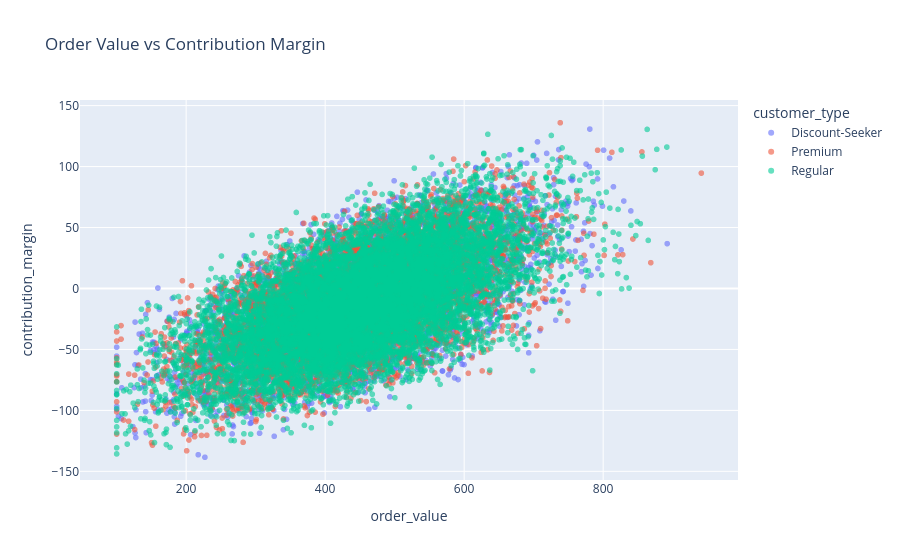

Write notebook code for a chart like this one.
### Code cell
fig = px.scatter(
    df,
    x="order_value",
    y="contribution_margin",
    color="customer_type",
    title="Order Value vs Contribution Margin",
    opacity=0.6
)

fig.show()

### Figure 1 — Plotly figure (JSON) as saved in the notebook; plotly's stock layout.template omitted (floating-point values rounded to 4 significant figures; data arrays with more than 128 entries replaced by an {"elided": "..."} marker saying what was removed)
{"data": [{"hovertemplate": "customer_type=Discount-Seeker<br>order_value=%{x}<br>contribution_margin=%{y}<extra></extra>", "legendgroup": "Discount-Seeker", "marker": {"color": "#636efa", "opacity": 0.6, "symbol": "circle"}, "mode": "markers", "name": "Discount-Seeker", "showlegend": true, "type": "scattergl", "x": {"elided": "4964 float values"}, "xaxis": "x", "y": {"elided": "4964 float values"}, "yaxis": "y"}, {"hovertemplate": "customer_type=Premium<br>order_value=%{x}<br>contribution_margin=%{y}<extra></extra>", "legendgroup": "Premium", "marker": {"color": "#EF553B", "opacity": 0.6, "symbol": "circle"}, "mode": "markers", "name": "Premium", "showlegend": true, "type": "scattergl", "x": {"elided": "5055 float values"}, "xaxis": "x", "y": {"elided": "5055 float values"}, "yaxis": "y"}, {"hovertemplate": "customer_type=Regular<br>order_value=%{x}<br>contribution_margin=%{y}<extra></extra>", "legendgroup": "Regular", "marker": {"color": "#00cc96", "opacity": 0.6, "symbol": "circle"}, "mode": "markers", "name": "Regular", "showlegend": true, "type": "scattergl", "x": {"elided": "9981 float values"}, "xaxis": "x", "y": {"elided": "9981 float values"}, "yaxis": "y"}], "layout": {"legend": {"title": {"text": "customer_type"}, "tracegroupgap": 0}, "title": {"text": "Order Value vs Contribution Margin"}, "xaxis": {"anchor": "y", "domain": [0, 1], "title": {"text": "order_value"}}, "yaxis": {"anchor": "x", "domain": [0, 1], "title": {"text": "contribution_margin"}}}}
